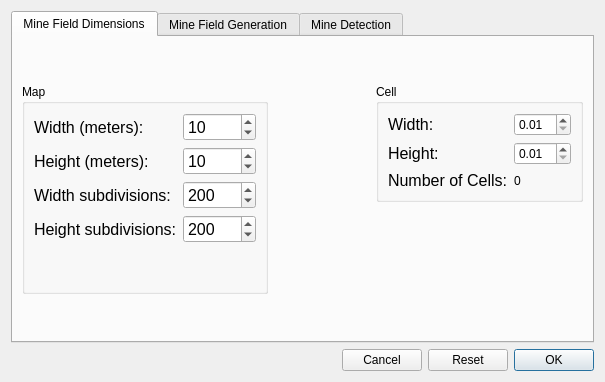
<?xml version="1.0" encoding="UTF-8"?>
<ui version="4.0">
 <class>ConfigDialog</class>
 <widget class="QDialog" name="ConfigDialog">
  <property name="windowModality">
   <enum>Qt::WindowModal</enum>
  </property>
  <property name="geometry">
   <rect>
    <x>0</x>
    <y>0</y>
    <width>605</width>
    <height>382</height>
   </rect>
  </property>
  <property name="windowTitle">
   <string>Configuration</string>
  </property>
  <property name="modal">
   <bool>true</bool>
  </property>
  <layout class="QVBoxLayout" name="verticalLayout">
   <item>
    <widget class="QTabWidget" name="tabWidget">
     <property name="currentIndex">
      <number>0</number>
     </property>
     <widget class="QWidget" name="tab">
      <attribute name="title">
       <string>Mine Field Dimensions</string>
      </attribute>
      <layout class="QHBoxLayout" name="horizontalLayout_3">
       <item>
        <layout class="QVBoxLayout" name="verticalLayout_8">
         <item>
          <spacer name="verticalSpacer_6">
           <property name="orientation">
            <enum>Qt::Vertical</enum>
           </property>
           <property name="sizeHint" stdset="0">
            <size>
             <width>20</width>
             <height>40</height>
            </size>
           </property>
          </spacer>
         </item>
         <item>
          <layout class="QHBoxLayout" name="horizontalLayout_9">
           <item>
            <widget class="QGroupBox" name="groupBox_3">
             <property name="title">
              <string>Map</string>
             </property>
             <layout class="QVBoxLayout" name="verticalLayout_4">
              <item>
               <layout class="QGridLayout" name="gridLayout">
                <item row="0" column="0">
                 <widget class="QLabel" name="label">
                  <property name="font">
                   <font>
                    <pointsize>12</pointsize>
                   </font>
                  </property>
                  <property name="text">
                   <string>Width (meters):</string>
                  </property>
                 </widget>
                </item>
                <item row="0" column="1">
                 <widget class="QSpinBox" name="spinMapWidth">
                  <property name="font">
                   <font>
                    <pointsize>12</pointsize>
                   </font>
                  </property>
                  <property name="value">
                   <number>10</number>
                  </property>
                 </widget>
                </item>
                <item row="1" column="0">
                 <widget class="QLabel" name="label_2">
                  <property name="font">
                   <font>
                    <pointsize>12</pointsize>
                   </font>
                  </property>
                  <property name="text">
                   <string>Height (meters):</string>
                  </property>
                 </widget>
                </item>
                <item row="2" column="0">
                 <widget class="QLabel" name="label_3">
                  <property name="font">
                   <font>
                    <pointsize>12</pointsize>
                   </font>
                  </property>
                  <property name="text">
                   <string>Width subdivisions:</string>
                  </property>
                 </widget>
                </item>
                <item row="3" column="0">
                 <widget class="QLabel" name="label_4">
                  <property name="font">
                   <font>
                    <pointsize>12</pointsize>
                   </font>
                  </property>
                  <property name="text">
                   <string>Height subdivisions:</string>
                  </property>
                 </widget>
                </item>
                <item row="1" column="1">
                 <widget class="QSpinBox" name="spinMapHeight">
                  <property name="font">
                   <font>
                    <pointsize>12</pointsize>
                   </font>
                  </property>
                  <property name="value">
                   <number>10</number>
                  </property>
                 </widget>
                </item>
                <item row="2" column="1">
                 <widget class="QSpinBox" name="spinWidthSubdiv">
                  <property name="font">
                   <font>
                    <pointsize>12</pointsize>
                   </font>
                  </property>
                  <property name="minimum">
                   <number>1</number>
                  </property>
                  <property name="maximum">
                   <number>10000</number>
                  </property>
                  <property name="value">
                   <number>200</number>
                  </property>
                 </widget>
                </item>
                <item row="3" column="1">
                 <widget class="QSpinBox" name="spinHeightSubdiv">
                  <property name="font">
                   <font>
                    <pointsize>12</pointsize>
                   </font>
                  </property>
                  <property name="minimum">
                   <number>1</number>
                  </property>
                  <property name="maximum">
                   <number>10000</number>
                  </property>
                  <property name="value">
                   <number>200</number>
                  </property>
                 </widget>
                </item>
               </layout>
              </item>
              <item>
               <spacer name="verticalSpacer_3">
                <property name="orientation">
                 <enum>Qt::Vertical</enum>
                </property>
                <property name="sizeHint" stdset="0">
                 <size>
                  <width>20</width>
                  <height>40</height>
                 </size>
                </property>
               </spacer>
              </item>
             </layout>
            </widget>
           </item>
           <item>
            <spacer name="horizontalSpacer_2">
             <property name="orientation">
              <enum>Qt::Horizontal</enum>
             </property>
             <property name="sizeHint" stdset="0">
              <size>
               <width>32</width>
               <height>20</height>
              </size>
             </property>
            </spacer>
           </item>
           <item>
            <layout class="QVBoxLayout" name="verticalLayout_5">
             <item>
              <widget class="QGroupBox" name="groupBox_4">
               <property name="title">
                <string>Cell</string>
               </property>
               <layout class="QGridLayout" name="gridLayout_3">
                <item row="3" column="0">
                 <widget class="QLabel" name="label_5">
                  <property name="font">
                   <font>
                    <pointsize>12</pointsize>
                   </font>
                  </property>
                  <property name="text">
                   <string>Number of Cells:</string>
                  </property>
                 </widget>
                </item>
                <item row="2" column="0">
                 <widget class="QLabel" name="label_7">
                  <property name="font">
                   <font>
                    <pointsize>12</pointsize>
                   </font>
                  </property>
                  <property name="text">
                   <string>Height:</string>
                  </property>
                 </widget>
                </item>
                <item row="1" column="2">
                 <widget class="QDoubleSpinBox" name="doubleSpinCellWidth">
                  <property name="minimum">
                   <double>0.010000000000000</double>
                  </property>
                 </widget>
                </item>
                <item row="2" column="2">
                 <widget class="QDoubleSpinBox" name="doubleSpinCellHeight">
                  <property name="minimum">
                   <double>0.010000000000000</double>
                  </property>
                 </widget>
                </item>
                <item row="1" column="0">
                 <widget class="QLabel" name="label_6">
                  <property name="font">
                   <font>
                    <pointsize>12</pointsize>
                   </font>
                  </property>
                  <property name="text">
                   <string>Width:</string>
                  </property>
                 </widget>
                </item>
                <item row="3" column="2">
                 <widget class="QLabel" name="labelNumCell">
                  <property name="text">
                   <string>0</string>
                  </property>
                 </widget>
                </item>
               </layout>
              </widget>
             </item>
             <item>
              <layout class="QHBoxLayout" name="horizontalLayout"/>
             </item>
             <item>
              <spacer name="verticalSpacer">
               <property name="orientation">
                <enum>Qt::Vertical</enum>
               </property>
               <property name="sizeHint" stdset="0">
                <size>
                 <width>20</width>
                 <height>40</height>
                </size>
               </property>
              </spacer>
             </item>
            </layout>
           </item>
          </layout>
         </item>
         <item>
          <spacer name="verticalSpacer_7">
           <property name="orientation">
            <enum>Qt::Vertical</enum>
           </property>
           <property name="sizeHint" stdset="0">
            <size>
             <width>20</width>
             <height>40</height>
            </size>
           </property>
          </spacer>
         </item>
        </layout>
       </item>
      </layout>
     </widget>
     <widget class="QWidget" name="tab_2">
      <attribute name="title">
       <string>Mine Field Generation</string>
      </attribute>
      <layout class="QFormLayout" name="formLayout_2">
       <property name="fieldGrowthPolicy">
        <enum>QFormLayout::AllNonFixedFieldsGrow</enum>
       </property>
       <item row="0" column="0">
        <widget class="QRadioButton" name="radioButtonRandomMines">
         <property name="text">
          <string/>
         </property>
         <property name="checked">
          <bool>true</bool>
         </property>
        </widget>
       </item>
       <item row="0" column="1">
        <widget class="QGroupBox" name="groupBoxRandomMines">
         <property name="title">
          <string>Random postions</string>
         </property>
         <layout class="QVBoxLayout" name="verticalLayout_2">
          <item>
           <layout class="QVBoxLayout" name="verticalLayout_3">
            <item>
             <layout class="QHBoxLayout" name="horizontalLayout_4">
              <item>
               <widget class="QLabel" name="label_8">
                <property name="text">
                 <string>Number of mines:</string>
                </property>
               </widget>
              </item>
              <item>
               <widget class="QSpinBox" name="spinMineNumber">
                <property name="minimum">
                 <number>1</number>
                </property>
                <property name="maximum">
                 <number>50</number>
                </property>
                <property name="value">
                 <number>5</number>
                </property>
               </widget>
              </item>
              <item>
               <spacer name="horizontalSpacer">
                <property name="orientation">
                 <enum>Qt::Horizontal</enum>
                </property>
                <property name="sizeHint" stdset="0">
                 <size>
                  <width>40</width>
                  <height>20</height>
                 </size>
                </property>
               </spacer>
              </item>
             </layout>
            </item>
            <item>
             <widget class="QSlider" name="mineNumberSlider">
              <property name="font">
               <font>
                <pointsize>12</pointsize>
               </font>
              </property>
              <property name="minimum">
               <number>1</number>
              </property>
              <property name="maximum">
               <number>50</number>
              </property>
              <property name="value">
               <number>5</number>
              </property>
              <property name="sliderPosition">
               <number>5</number>
              </property>
              <property name="orientation">
               <enum>Qt::Horizontal</enum>
              </property>
              <property name="tickInterval">
               <number>0</number>
              </property>
             </widget>
            </item>
           </layout>
          </item>
         </layout>
        </widget>
       </item>
       <item row="1" column="0">
        <widget class="QRadioButton" name="radioButtonFixedMines">
         <property name="text">
          <string/>
         </property>
        </widget>
       </item>
       <item row="1" column="1">
        <widget class="QGroupBox" name="groupBoxInfoMines">
         <property name="enabled">
          <bool>false</bool>
         </property>
         <property name="title">
          <string>Fixed positions</string>
         </property>
         <layout class="QHBoxLayout" name="horizontalLayout_10">
          <item>
           <layout class="QVBoxLayout" name="verticalLayout_7">
            <item>
             <widget class="QTableWidget" name="TWMinesPos">
              <property name="maximumSize">
               <size>
                <width>244</width>
                <height>16777215</height>
               </size>
              </property>
              <property name="lineWidth">
               <number>0</number>
              </property>
              <column>
               <property name="text">
                <string>X</string>
               </property>
              </column>
              <column>
               <property name="text">
                <string>Y</string>
               </property>
              </column>
             </widget>
            </item>
            <item>
             <layout class="QHBoxLayout" name="horizontalLayout_5">
              <item>
               <widget class="QToolButton" name="addBtn">
                <property name="minimumSize">
                 <size>
                  <width>30</width>
                  <height>0</height>
                 </size>
                </property>
                <property name="text">
                 <string>+</string>
                </property>
               </widget>
              </item>
              <item>
               <widget class="QToolButton" name="minusBtn">
                <property name="minimumSize">
                 <size>
                  <width>30</width>
                  <height>0</height>
                 </size>
                </property>
                <property name="text">
                 <string>-</string>
                </property>
               </widget>
              </item>
              <item>
               <spacer name="horizontalSpacer_3">
                <property name="orientation">
                 <enum>Qt::Horizontal</enum>
                </property>
                <property name="sizeHint" stdset="0">
                 <size>
                  <width>40</width>
                  <height>20</height>
                 </size>
                </property>
               </spacer>
              </item>
             </layout>
            </item>
           </layout>
          </item>
          <item>
           <spacer name="horizontalSpacer_8">
            <property name="orientation">
             <enum>Qt::Horizontal</enum>
            </property>
            <property name="sizeHint" stdset="0">
             <size>
              <width>40</width>
              <height>20</height>
             </size>
            </property>
           </spacer>
          </item>
         </layout>
        </widget>
       </item>
      </layout>
     </widget>
     <widget class="QWidget" name="tab_3">
      <attribute name="title">
       <string>Mine Detection</string>
      </attribute>
      <layout class="QVBoxLayout" name="verticalLayout_6">
       <item>
        <spacer name="verticalSpacer_5">
         <property name="orientation">
          <enum>Qt::Vertical</enum>
         </property>
         <property name="sizeHint" stdset="0">
          <size>
           <width>20</width>
           <height>40</height>
          </size>
         </property>
        </spacer>
       </item>
       <item>
        <layout class="QHBoxLayout" name="horizontalLayout_6">
         <item>
          <widget class="QLabel" name="label_9">
           <property name="text">
            <string>Minimum distance for detection(cm):</string>
           </property>
          </widget>
         </item>
         <item>
          <widget class="QSpinBox" name="spinBoxMinDistDetection">
           <property name="maximum">
            <number>100</number>
           </property>
           <property name="value">
            <number>5</number>
           </property>
          </widget>
         </item>
         <item>
          <spacer name="horizontalSpacer_5">
           <property name="orientation">
            <enum>Qt::Horizontal</enum>
           </property>
           <property name="sizeHint" stdset="0">
            <size>
             <width>40</width>
             <height>20</height>
            </size>
           </property>
          </spacer>
         </item>
        </layout>
       </item>
       <item>
        <widget class="QSlider" name="horizontalSliderMinDistDetection">
         <property name="maximum">
          <number>100</number>
         </property>
         <property name="value">
          <number>5</number>
         </property>
         <property name="orientation">
          <enum>Qt::Horizontal</enum>
         </property>
        </widget>
       </item>
       <item>
        <layout class="QHBoxLayout" name="horizontalLayout_8">
         <item>
          <widget class="QLabel" name="label_10">
           <property name="text">
            <string>Maximum distance to explosion(cm):</string>
           </property>
          </widget>
         </item>
         <item>
          <widget class="QSpinBox" name="spinBoxMaxDistExplosion">
           <property name="maximum">
            <number>100</number>
           </property>
           <property name="value">
            <number>5</number>
           </property>
          </widget>
         </item>
         <item>
          <spacer name="horizontalSpacer_6">
           <property name="orientation">
            <enum>Qt::Horizontal</enum>
           </property>
           <property name="sizeHint" stdset="0">
            <size>
             <width>40</width>
             <height>20</height>
            </size>
           </property>
          </spacer>
         </item>
        </layout>
       </item>
       <item>
        <widget class="QSlider" name="horizontalSliderMaxDistExplosion">
         <property name="maximum">
          <number>100</number>
         </property>
         <property name="value">
          <number>5</number>
         </property>
         <property name="orientation">
          <enum>Qt::Horizontal</enum>
         </property>
        </widget>
       </item>
       <item>
        <spacer name="verticalSpacer_4">
         <property name="orientation">
          <enum>Qt::Vertical</enum>
         </property>
         <property name="sizeHint" stdset="0">
          <size>
           <width>20</width>
           <height>40</height>
          </size>
         </property>
        </spacer>
       </item>
      </layout>
      <zorder>horizontalSliderMinDistDetection</zorder>
      <zorder>horizontalSliderMaxDistExplosion</zorder>
      <zorder>verticalSpacer_4</zorder>
      <zorder>verticalSpacer_5</zorder>
     </widget>
    </widget>
   </item>
   <item>
    <layout class="QHBoxLayout" name="horizontalLayout_2">
     <item>
      <spacer name="horizontalSpacer_4">
       <property name="orientation">
        <enum>Qt::Horizontal</enum>
       </property>
       <property name="sizeHint" stdset="0">
        <size>
         <width>40</width>
         <height>20</height>
        </size>
       </property>
      </spacer>
     </item>
     <item>
      <widget class="QPushButton" name="cancelBtn">
       <property name="text">
        <string>Cancel</string>
       </property>
       <property name="shortcut">
        <string>C</string>
       </property>
      </widget>
     </item>
     <item>
      <widget class="QPushButton" name="resetBtn">
       <property name="text">
        <string>Reset</string>
       </property>
       <property name="shortcut">
        <string>L</string>
       </property>
      </widget>
     </item>
     <item>
      <widget class="QPushButton" name="okBtn">
       <property name="text">
        <string>OK</string>
       </property>
       <property name="shortcut">
        <string>O, Return</string>
       </property>
       <property name="default">
        <bool>true</bool>
       </property>
      </widget>
     </item>
    </layout>
   </item>
  </layout>
 </widget>
 <resources/>
 <connections>
  <connection>
   <sender>mineNumberSlider</sender>
   <signal>valueChanged(int)</signal>
   <receiver>spinMineNumber</receiver>
   <slot>setValue(int)</slot>
   <hints>
    <hint type="sourcelabel">
     <x>308</x>
     <y>354</y>
    </hint>
    <hint type="destinationlabel">
     <x>308</x>
     <y>319</y>
    </hint>
   </hints>
  </connection>
  <connection>
   <sender>spinMineNumber</sender>
   <signal>valueChanged(int)</signal>
   <receiver>mineNumberSlider</receiver>
   <slot>setValue(int)</slot>
   <hints>
    <hint type="sourcelabel">
     <x>308</x>
     <y>319</y>
    </hint>
    <hint type="destinationlabel">
     <x>308</x>
     <y>354</y>
    </hint>
   </hints>
  </connection>
  <connection>
   <sender>radioButtonRandomMines</sender>
   <signal>toggled(bool)</signal>
   <receiver>groupBoxRandomMines</receiver>
   <slot>setEnabled(bool)</slot>
   <hints>
    <hint type="sourcelabel">
     <x>29</x>
     <y>59</y>
    </hint>
    <hint type="destinationlabel">
     <x>333</x>
     <y>99</y>
    </hint>
   </hints>
  </connection>
  <connection>
   <sender>radioButtonFixedMines</sender>
   <signal>toggled(bool)</signal>
   <receiver>groupBoxInfoMines</receiver>
   <slot>setEnabled(bool)</slot>
   <hints>
    <hint type="sourcelabel">
     <x>29</x>
     <y>167</y>
    </hint>
    <hint type="destinationlabel">
     <x>333</x>
     <y>230</y>
    </hint>
   </hints>
  </connection>
  <connection>
   <sender>spinBoxMaxDistExplosion</sender>
   <signal>valueChanged(int)</signal>
   <receiver>horizontalSliderMaxDistExplosion</receiver>
   <slot>setValue(int)</slot>
   <hints>
    <hint type="sourcelabel">
     <x>299</x>
     <y>133</y>
    </hint>
    <hint type="destinationlabel">
     <x>354</x>
     <y>168</y>
    </hint>
   </hints>
  </connection>
  <connection>
   <sender>horizontalSliderMaxDistExplosion</sender>
   <signal>valueChanged(int)</signal>
   <receiver>spinBoxMaxDistExplosion</receiver>
   <slot>setValue(int)</slot>
   <hints>
    <hint type="sourcelabel">
     <x>354</x>
     <y>168</y>
    </hint>
    <hint type="destinationlabel">
     <x>299</x>
     <y>133</y>
    </hint>
   </hints>
  </connection>
  <connection>
   <sender>horizontalSliderMinDistDetection</sender>
   <signal>valueChanged(int)</signal>
   <receiver>spinBoxMinDistDetection</receiver>
   <slot>setValue(int)</slot>
   <hints>
    <hint type="sourcelabel">
     <x>354</x>
     <y>98</y>
    </hint>
    <hint type="destinationlabel">
     <x>302</x>
     <y>63</y>
    </hint>
   </hints>
  </connection>
  <connection>
   <sender>spinBoxMinDistDetection</sender>
   <signal>valueChanged(int)</signal>
   <receiver>horizontalSliderMinDistDetection</receiver>
   <slot>setValue(int)</slot>
   <hints>
    <hint type="sourcelabel">
     <x>302</x>
     <y>63</y>
    </hint>
    <hint type="destinationlabel">
     <x>354</x>
     <y>98</y>
    </hint>
   </hints>
  </connection>
 </connections>
</ui>
